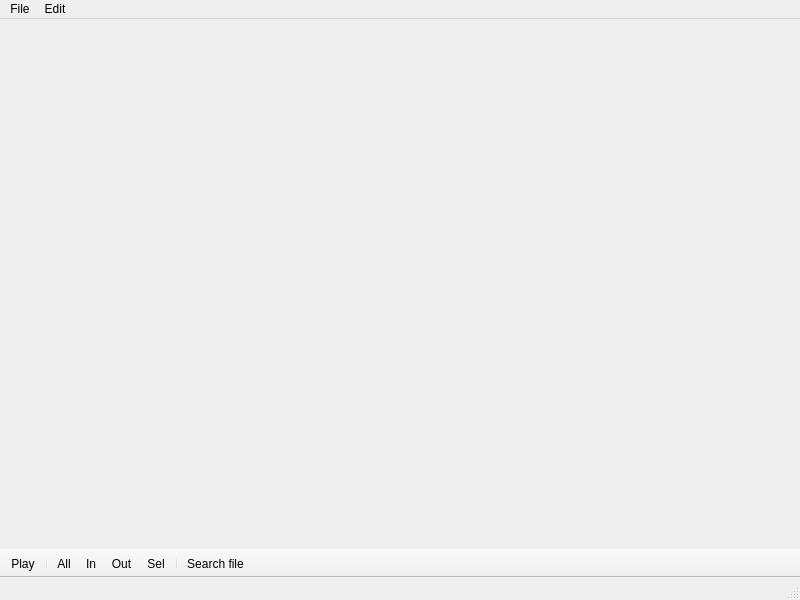
<?xml version="1.0" encoding="UTF-8"?>
<ui version="4.0">
 <class>FileDetailWindow</class>
 <widget class="QMainWindow" name="FileDetailWindow">
  <property name="geometry">
   <rect>
    <x>0</x>
    <y>0</y>
    <width>800</width>
    <height>600</height>
   </rect>
  </property>
  <property name="windowTitle">
   <string>MainWindow</string>
  </property>
  <widget class="DetailView" name="centralwidget"/>
  <widget class="QMenuBar" name="menubar">
   <property name="geometry">
    <rect>
     <x>0</x>
     <y>0</y>
     <width>800</width>
     <height>21</height>
    </rect>
   </property>
   <widget class="QMenu" name="menuFile">
    <property name="title">
     <string>File</string>
    </property>
   </widget>
   <widget class="QMenu" name="menuEdit">
    <property name="title">
     <string>Edit</string>
    </property>
    <addaction name="actionPreferences"/>
   </widget>
   <addaction name="menuFile"/>
   <addaction name="menuEdit"/>
  </widget>
  <widget class="QStatusBar" name="statusbar"/>
  <widget class="QToolBar" name="toolBar">
   <property name="windowTitle">
    <string>toolBar</string>
   </property>
   <property name="movable">
    <bool>false</bool>
   </property>
   <property name="floatable">
    <bool>false</bool>
   </property>
   <attribute name="toolBarArea">
    <enum>BottomToolBarArea</enum>
   </attribute>
   <attribute name="toolBarBreak">
    <bool>false</bool>
   </attribute>
   <addaction name="playAct"/>
   <addaction name="separator"/>
   <addaction name="zoomAllAct"/>
   <addaction name="zoomInAct"/>
   <addaction name="zoomOutAct"/>
   <addaction name="zoomToSelectionAct"/>
   <addaction name="separator"/>
   <addaction name="searchAct"/>
  </widget>
  <action name="playAct">
   <property name="checkable">
    <bool>true</bool>
   </property>
   <property name="icon">
    <iconset theme="media-playback-start"/>
   </property>
   <property name="text">
    <string>Play</string>
   </property>
   <property name="menuRole">
    <enum>QAction::TextHeuristicRole</enum>
   </property>
  </action>
  <action name="zoomAllAct">
   <property name="text">
    <string>All</string>
   </property>
   <property name="toolTip">
    <string>Show full file</string>
   </property>
   <property name="menuRole">
    <enum>QAction::NoRole</enum>
   </property>
  </action>
  <action name="zoomInAct">
   <property name="icon">
    <iconset theme="zoom-in"/>
   </property>
   <property name="text">
    <string>In</string>
   </property>
   <property name="toolTip">
    <string>Zoom in</string>
   </property>
   <property name="shortcut">
    <string>Ctrl+I</string>
   </property>
   <property name="menuRole">
    <enum>QAction::TextHeuristicRole</enum>
   </property>
  </action>
  <action name="zoomOutAct">
   <property name="icon">
    <iconset theme="zoom-out"/>
   </property>
   <property name="text">
    <string>Out</string>
   </property>
   <property name="toolTip">
    <string>Zoom out</string>
   </property>
   <property name="shortcut">
    <string>Ctrl+O</string>
   </property>
   <property name="menuRole">
    <enum>QAction::TextHeuristicRole</enum>
   </property>
  </action>
  <action name="zoomToSelectionAct">
   <property name="icon">
    <iconset theme="zoom-fit-best"/>
   </property>
   <property name="text">
    <string>Sel</string>
   </property>
   <property name="toolTip">
    <string>Zoom to selection</string>
   </property>
   <property name="shortcut">
    <string>Ctrl+N</string>
   </property>
   <property name="menuRole">
    <enum>QAction::TextHeuristicRole</enum>
   </property>
  </action>
  <action name="panLeftAct">
   <property name="text">
    <string>Pan left</string>
   </property>
   <property name="toolTip">
    <string>Pan left</string>
   </property>
   <property name="shortcut">
    <string>Left</string>
   </property>
   <property name="menuRole">
    <enum>QAction::TextHeuristicRole</enum>
   </property>
  </action>
  <action name="panRightAct">
   <property name="text">
    <string>Pan right</string>
   </property>
   <property name="toolTip">
    <string>Pan right</string>
   </property>
   <property name="shortcut">
    <string>Right</string>
   </property>
   <property name="menuRole">
    <enum>QAction::TextHeuristicRole</enum>
   </property>
  </action>
  <action name="searchAct">
   <property name="text">
    <string>Search file</string>
   </property>
   <property name="toolTip">
    <string>Search file</string>
   </property>
   <property name="shortcut">
    <string>Ctrl+F</string>
   </property>
   <property name="menuRole">
    <enum>QAction::TextHeuristicRole</enum>
   </property>
  </action>
  <action name="actionPreferences">
   <property name="text">
    <string>Preferences...</string>
   </property>
  </action>
 </widget>
 <customwidgets>
  <customwidget>
   <class>DetailView</class>
   <extends>QWidget</extends>
   <header>splaat.desktop.widgets</header>
   <container>1</container>
  </customwidget>
 </customwidgets>
 <resources/>
 <connections/>
</ui>
